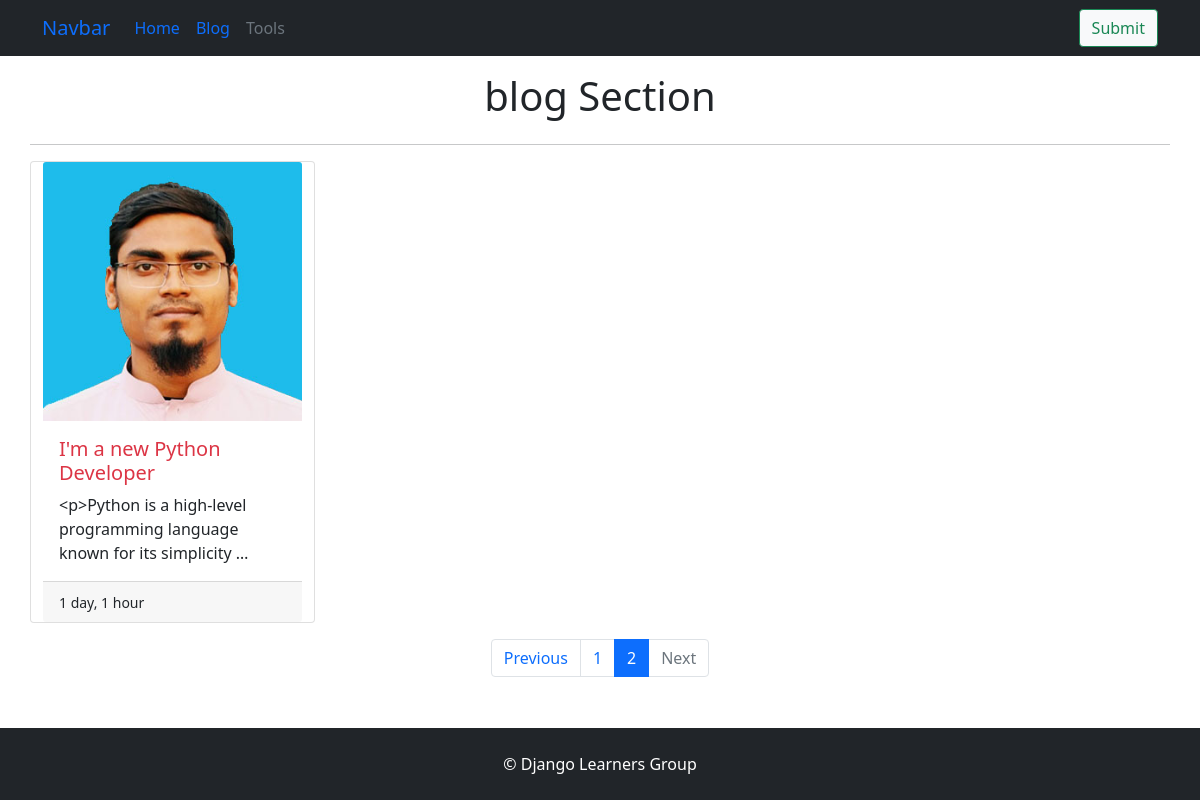
Screenshot of /blog/?page=2 with the database file from the repository.
### blog/models.py (models this page shows, shortened)
class BlogPost(models.Model):
    STATUS =[
        ('draft','Draft'),
        ('published','Publish')
    ]
    title = models.CharField(max_length=200)
    featured =models.ImageField(upload_to='blogs/',blank=True,null=True)
    slug = models.SlugField(unique=True, blank=True,null=True)
    content = RichTextUploadingField(blank=False, null=False)
    created = models.DateTimeField(auto_now_add=True)
    updated = models.DateField(auto_now=True)
    category = models.ForeignKey(Category, on_delete=models.CASCADE)
    status= models.CharField(max_length=10,choices=STATUS,default='draft')
    meta_title = models.CharField(max_length=200,blank=True,null=True)
    meta_description = models.TextField(blank=True,null=True)
    class Meta:
            verbose_name_plural = "All Posts"

### blog/views.py (the view)
# urls.py: path('blog/', views.Blog, name='blog'),
def Blog(request):
    queryset = BlogPost.objects.filter(status='published').order_by('-created')
    per_page='3'
    paginator = Paginator(queryset, per_page)  # Show 25 contacts per page.
    page_number = request.GET.get("page")
    posts = paginator.get_page(page_number)
    template_name ='Blog/blog.html'
    context ={'posts':posts}
    return render(request,template_name,context)

### templates/Blog/blog.html (shortened to what this page needs)
{% extends 'base.html' %}
{% block content %}
<div class="container">
    <div class="row">
        <h1 class="text-center py-3">blog Section</h1>
        <hr>
    </div>
    <div>
     <div class="card-deck row">
      {% for post in posts %}
      <div class="card col-3">
        <img src="{{post.featured.url}}" class="card-img-top" alt="https://picsum.photos/id/237/150/150">
        <div class="card-body">
          <h5 class="card-title"> <a href="{% url 'single_post' post.slug %}" class=" text-decoration-none text-danger">{{post.title}}</a></h5>
          <p class="card-text">{{post.content|truncatewords:10}}</p>
        </div>
        <div class="card-footer">
          <small class="text-body-secondary">{{post.updated|timesince}}</small>
        </div>
      </div>
      {% endfor %}
     </div>
        </div>
    <nav aria-label="Page navigation example" class="my-3">
  <ul class="pagination justify-content-center">
    {% if posts.has_previous %}
    <li class="page-item">
      <a class="page-link" href="?page={{posts.previous_page_number}}" tabindex="-1">Previous</a>
    </li>
    {% else %}
      <li class="page-item disabled">
      <a class="page-link">Previous</a>
    </li>
    {% endif %}
    {% for i in posts.paginator.page_range %}
    {% if posts.number == i %}
    <li class="page-item active"><a class="page-link" href="?page={{i}}">{{i}}</a></li>
    {% else %}
    <li class="page-item"><a class="page-link" href="?page={{i}}">{{i}}</a></li>
    {% endif %}
    {% endfor %}
    {% if posts.has_next %}
      <li class="page-item">
      <a class="page-link" href="?page={{posts.next_page_number}}">Next</a>
    </li>
    {% else %}
      <li class="page-item disabled">
      <a class="page-link">Next</a>
    </li>
    {% endif %}
  </ul>
</nav>
</div>
{% endblock content %}

### rows the page displays
BlogPost: featured (picture), title "I'm a new Python Developer", content "<p>Python is a high-level programming language known for its simplicity …", updated "1 day, 1 hour"

### other values shown
{{ i }} "1"
{{ i }} "2"
